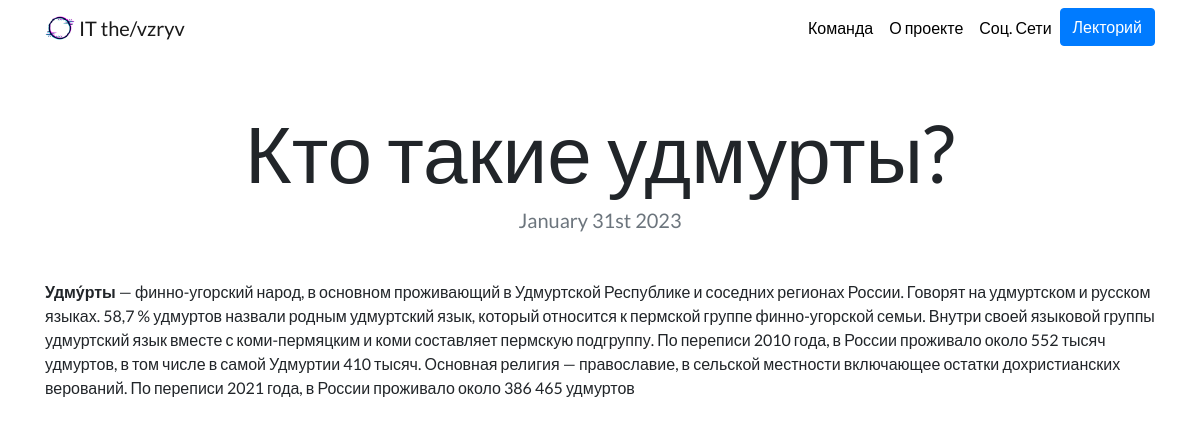
Page /blog/3/ on the committed database.
### blog/models.py (models this page shows, shortened)
class Blog(models.Model):
    title = models.CharField(max_length=200)
    date = models.DateField()
    description = models.TextField()

### blog/views.py (the view)
# urls.py: path('<int:blog_id>/',views.detail, name='detail'),
def detail(request, blog_id):
    blog = get_object_or_404(Blog, pk=blog_id)
    return render(request, 'blog/detail.html', {'blog': blog})

### blog/templates/blog/detail.html
{% extends "portfolio/base.html" %}
{% load static %}
{% block content %}
<h1 class="text-center mt-5" id="blogdetailtitle">{{ blog.title }}</h1>
<h5 class="text-center text-muted mb-5">{{ blog.date|date:'F jS Y' }}</h5>
{{ blog.description|safe }}
{% endblock %}

### portfolio/static/portfolio/custom.css (style rules this page uses)
body { font-family: 'Lato', sans-serif; }
@media (min-width: 992px) { #blogdetailtitle { font-size: 5rem; } }

### rows in the picture
Blog: title "Кто такие удмурты?", date "January 31st 2023", description "Удму́рты — финно-угорский народ, в основном проживающий в Удмуртской Республике и соседних регионах России. Говорят на удмуртском и русском языках. 58,7 % удмуртов назвали родным удмуртский язык, который относится к пермской группе финно-угорской семьи. Внутри своей языковой группы удмуртский язык вместе с коми-пермяцким и коми составляет пермскую подгруппу. По переписи 2010 года, в России проживало около 552 тысяч удмуртов, в том числе в самой Удмуртии 410 тысяч. Основная религия — православие, в сельской местности включающее остатки дохристианских верований. По переписи 2021 года, в России проживало около 386 465 удмуртов"
